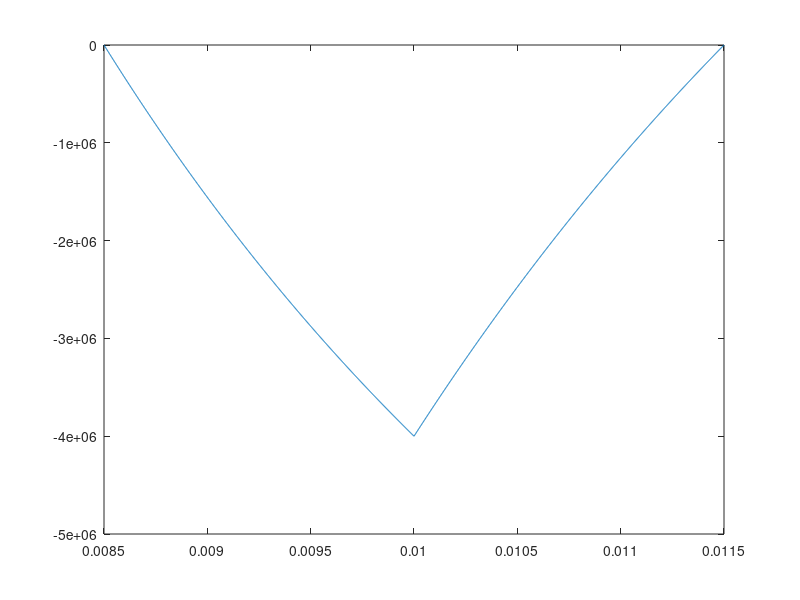

Here is the MATLAB script that generated this plot:
clc
clear
close all

%vars
pint = 4e6;
a = 8.5e-3;
b = 10e-3;
c = 11.5e-3;
ri = linspace(8.5e-3,10e-3,1000);
ro = linspace(10e-3,11.5e-3,1000);

%internal
sigmaRI = -pint.*((b^2)/((b^2)-(a^2))).*(1-((a^2)./(ri.^2)));
sigmaThetaI = -pint.*((b^2)/((b^2)-(a^2))).*(1+((a^2)./(ri.^2)));

%external
sigmaRO = -pint.*((b^2)/((c^2)-(b^2))).*(1-((c^2)./(ro.^2)));
sigmaThetaO = -pint.*((b^2)/((c^2)-(b^2))).*(1+((c^2)./(ro.^2)));

%total
r = [ri ro];
sigmaR = [sigmaRI -sigmaRO];
sigmaTheta = [sigmaThetaI -sigmaThetaO];

plot(r, sigmaR)
